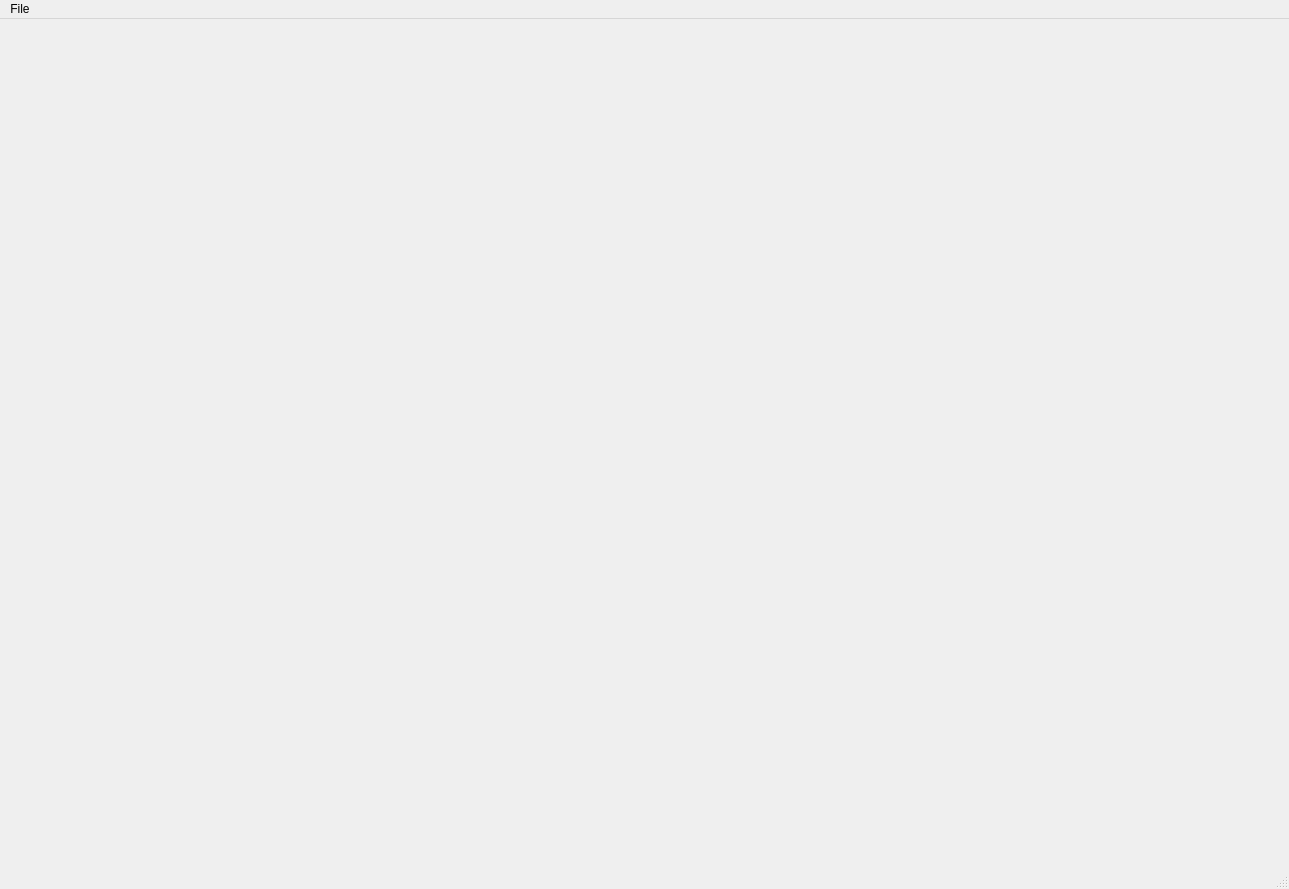
<?xml version="1.0" encoding="UTF-8"?>
<ui version="4.0">
 <class>MainWindow</class>
 <widget class="QMainWindow" name="MainWindow">
  <property name="geometry">
   <rect>
    <x>0</x>
    <y>0</y>
    <width>1289</width>
    <height>889</height>
   </rect>
  </property>
  <property name="sizePolicy">
   <sizepolicy hsizetype="Fixed" vsizetype="Fixed">
    <horstretch>0</horstretch>
    <verstretch>0</verstretch>
   </sizepolicy>
  </property>
  <property name="windowTitle">
   <string>MainWindow</string>
  </property>
  <widget class="QWidget" name="centralwidget">
   <widget class="PlotWidget" name="plot" native="true">
    <property name="geometry">
     <rect>
      <x>0</x>
      <y>0</y>
      <width>1291</width>
      <height>841</height>
     </rect>
    </property>
    <property name="sizePolicy">
     <sizepolicy hsizetype="Fixed" vsizetype="Fixed">
      <horstretch>0</horstretch>
      <verstretch>0</verstretch>
     </sizepolicy>
    </property>
   </widget>
  </widget>
  <widget class="QMenuBar" name="menubar">
   <property name="geometry">
    <rect>
     <x>0</x>
     <y>0</y>
     <width>1289</width>
     <height>21</height>
    </rect>
   </property>
   <widget class="QMenu" name="menuFile">
    <property name="title">
     <string>File</string>
    </property>
    <addaction name="actionOpen"/>
    <addaction name="separator"/>
    <addaction name="actionExit"/>
   </widget>
   <addaction name="menuFile"/>
  </widget>
  <widget class="QStatusBar" name="statusbar"/>
  <action name="actionOpen">
   <property name="text">
    <string>Open</string>
   </property>
   <property name="shortcut">
    <string>Ctrl+O</string>
   </property>
  </action>
  <action name="actionExit">
   <property name="text">
    <string>Exit</string>
   </property>
   <property name="shortcut">
    <string>Ctrl+Q</string>
   </property>
  </action>
 </widget>
 <customwidgets>
  <customwidget>
   <class>PlotWidget</class>
   <extends>QWidget</extends>
   <header>pyqtgraph</header>
   <container>1</container>
  </customwidget>
 </customwidgets>
 <resources/>
 <connections/>
</ui>
